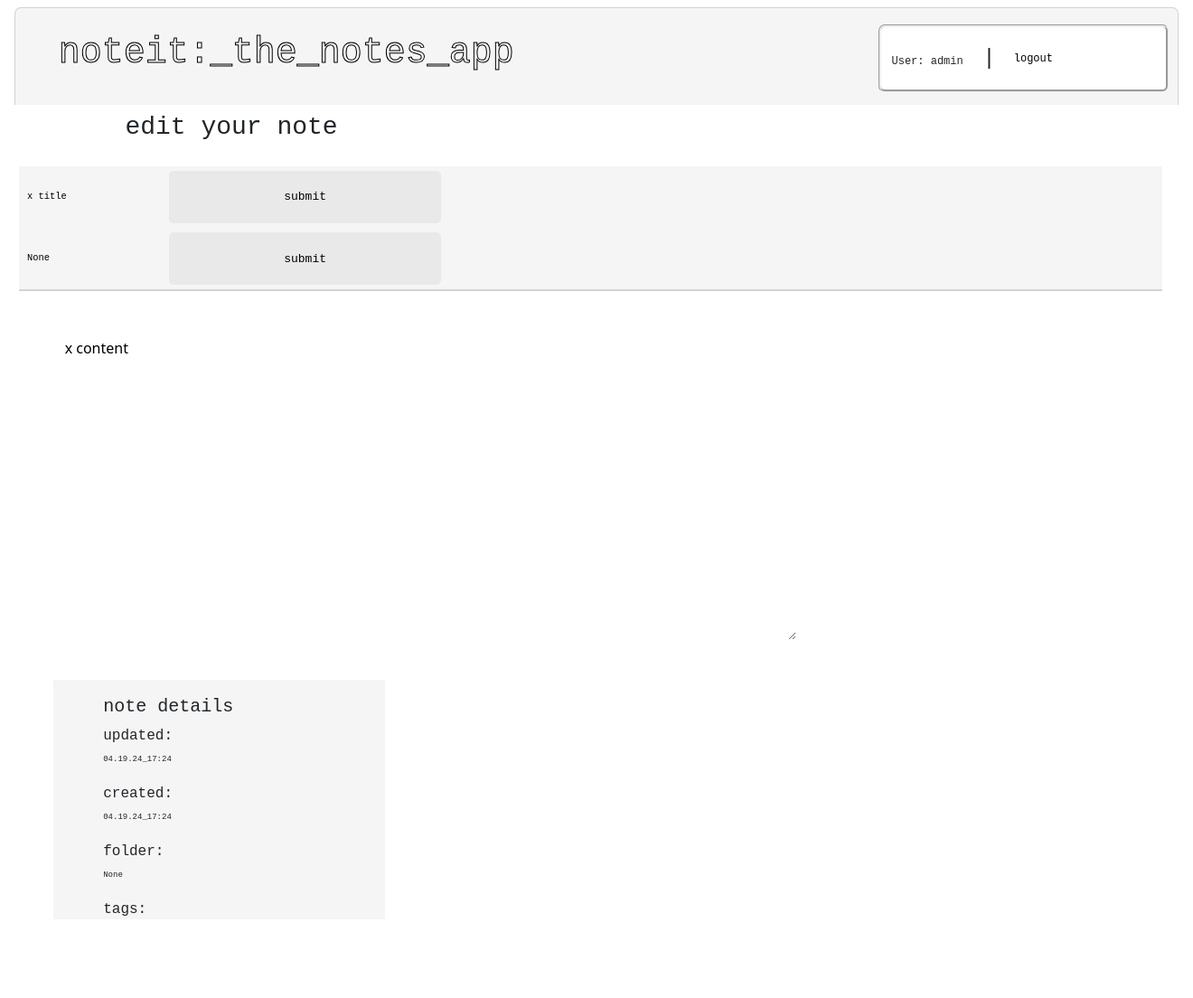
The page /noteit/notes/4/ (signed in) on the database as committed earlier.
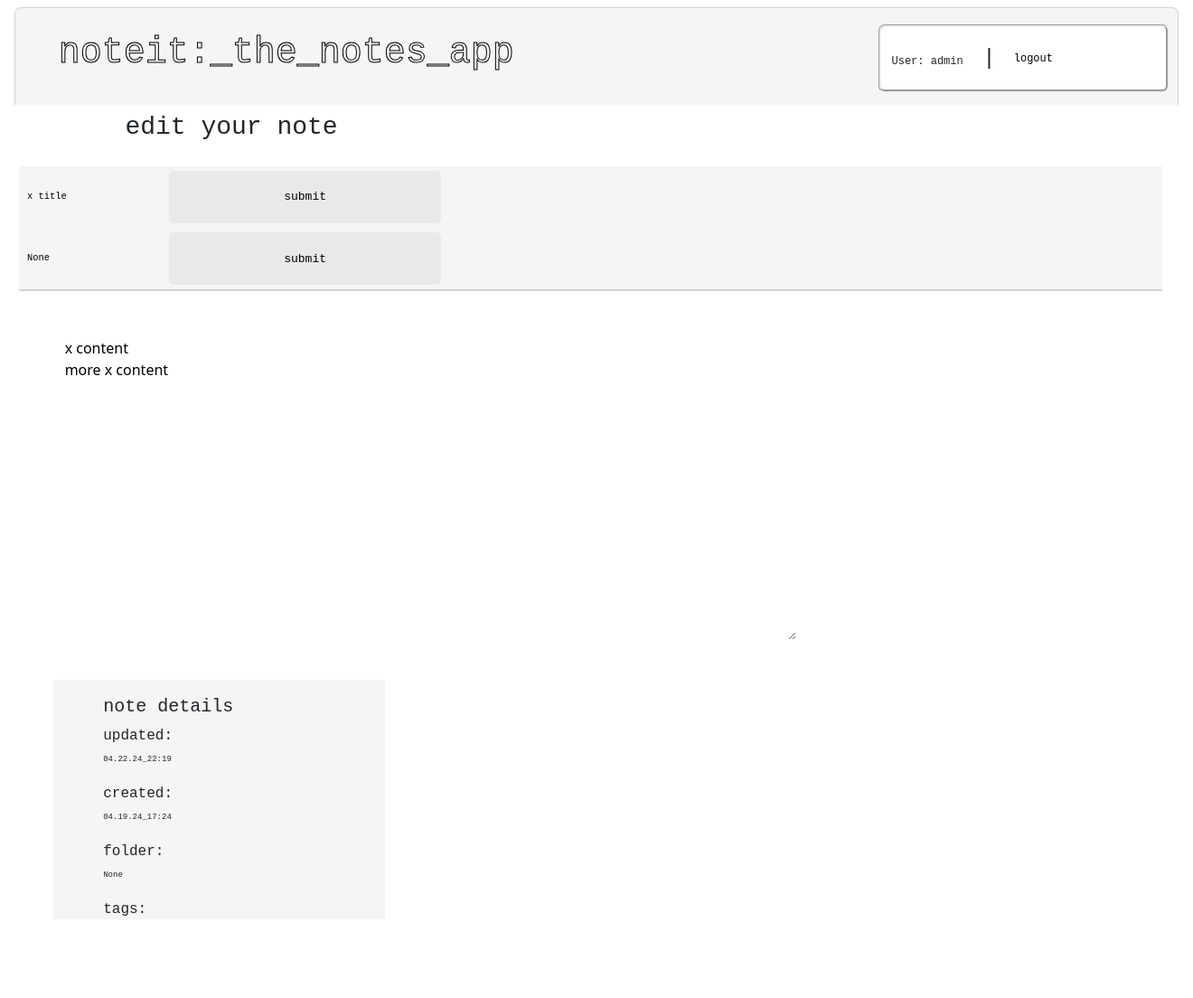
The same page on the database as committed later.
### noteit/models.py (models this page shows, shortened)
class Note(models.Model):
    user = models.ForeignKey(User, on_delete=models.CASCADE)
    title = models.CharField(max_length=100, blank=True, null=True, default="")
    content = models.TextField(max_length=10000, blank=True, null=True,
                               default="")
    created_at = models.DateTimeField(auto_now_add=True)
    updated_at = models.DateTimeField(auto_now=True)
    folder = models.ForeignKey(Folder, on_delete=models.SET_NULL,
                               blank=True, null=True)
    tags = models.ManyToManyField(Tag, blank=True)
    slug = models.SlugField(blank=True, null=True)
    objects = NoteManager()

### noteit/views.py (the view)
# urls.py: path("notes/<int:pk>/", views.DetailView.as_view(), name="detail"),
class DetailView(LoginRequiredMixin, generic.DetailView):
    print("detailView")
    login_url = "/accounts/login/"
    redirect_field_name = "redirect_to"
    model = Note
    content = models.TextField()
    template_name = "noteit/detail.html"
    def get_context_data(self, **kwargs):
        context = super().get_context_data(**kwargs)
        note = self.object
        updated_at = note.updated_at
        updated_at_str = updated_at.strftime("%m.%d.%y_%H:%M")
        created_at = note.created_at
        created_at_str = created_at.strftime("%m.%d.%y_%H:%M")
        if note.tags.exists():
            tags = " | ".join(tag.name for tag in note.tags.all())
        else:
            tags = "None"
        context['updated_at'] = updated_at_str
        context['created_at'] = created_at_str
        context['tags'] = tags
        return context

### noteit/templates/noteit/detail.html (shortened to what this page needs)
{% extends 'noteit/base.html' %}
{% block content %}
<form action="{% url 'noteit:submit' note.id %}" method="post">
    <fieldset>
        <legend class="legend1">
            <h3 class="legend2">edit your note</h3>
        </legend>
        <ul style="list-style: none" class="ul1">
            <li class="li1 title1" style="font-size:medium">
                <div class="title4" >
                    <input type="text" name="title" value="{{note.title}}" placeholder="title" class="title2">
                    <div class="submit2">
                        <input type="submit" value="submit" class="submit1">
                    </div>
                </div>
                <div class="title4">
                    <input type="text" name="folder" value={{tags}} class="title2" >
                    <div class="submit2">
                        <input type="submit" value="submit" class="submit1">
                    </div>
                </div>
            </li>
            <li class="li1 li2">
                <textarea type="textarea" name="content" style="border:none; ;" class="textbox1 col-8" placeholder="text">{{note.content | default:""}}</textarea>
                <div class="info1 col-4 mr-6">
                    <div class="info2">
                        <h5>note details</h5>
                        <p>updated:<br><span class="info3"> {{ updated_at }} </span></p>
                        <p>created:<br><span class="info3"> {{ created_at }} </span></p>
                        <p>folder:<br><span class="info3"> {{ note.folder }} </span></p>
                        <p>tags:<br><span class="info3"> {{ tags }} </span></p>
                    </div>
                </div>
            </li>
        </ul>
    </fieldset>
</form>
{% endblock %}

Rows that differ between the two databases and show on the page:
changed Note "None": content "x content" → "x content more x content"
Other text that changed with them:
{{ updated_at }}: "04.19.24_17:24" → "04.22.24_22:19"
